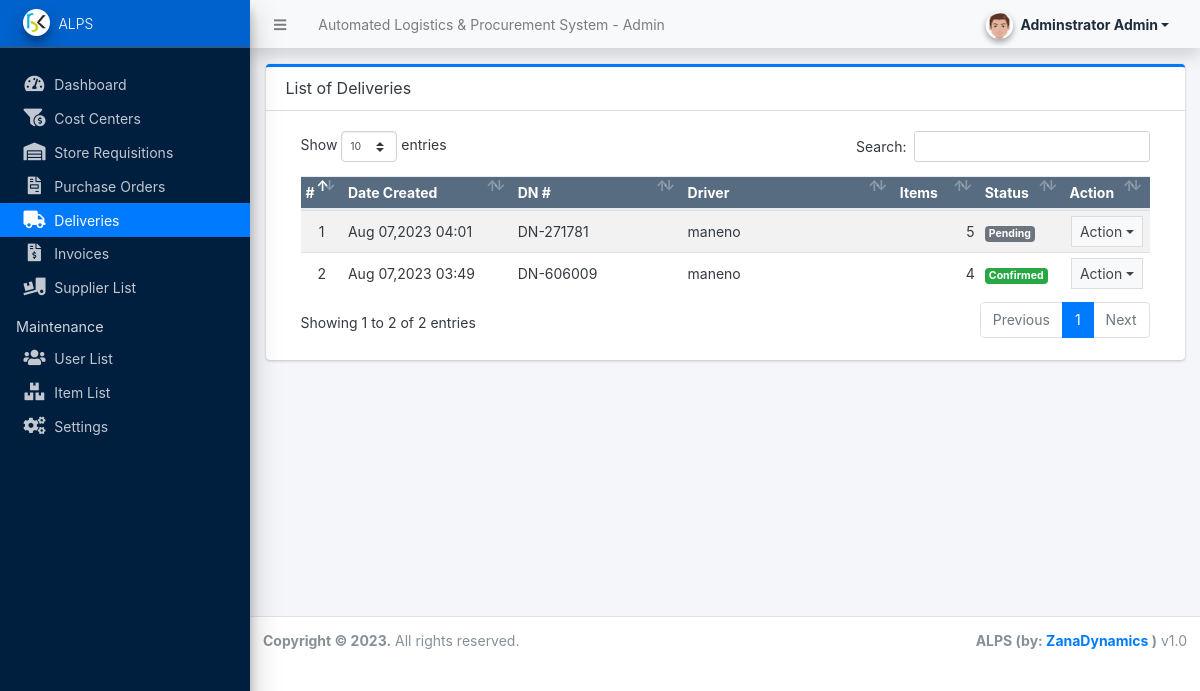
The app's page /admin/?page=deliveries (signed in), older data.
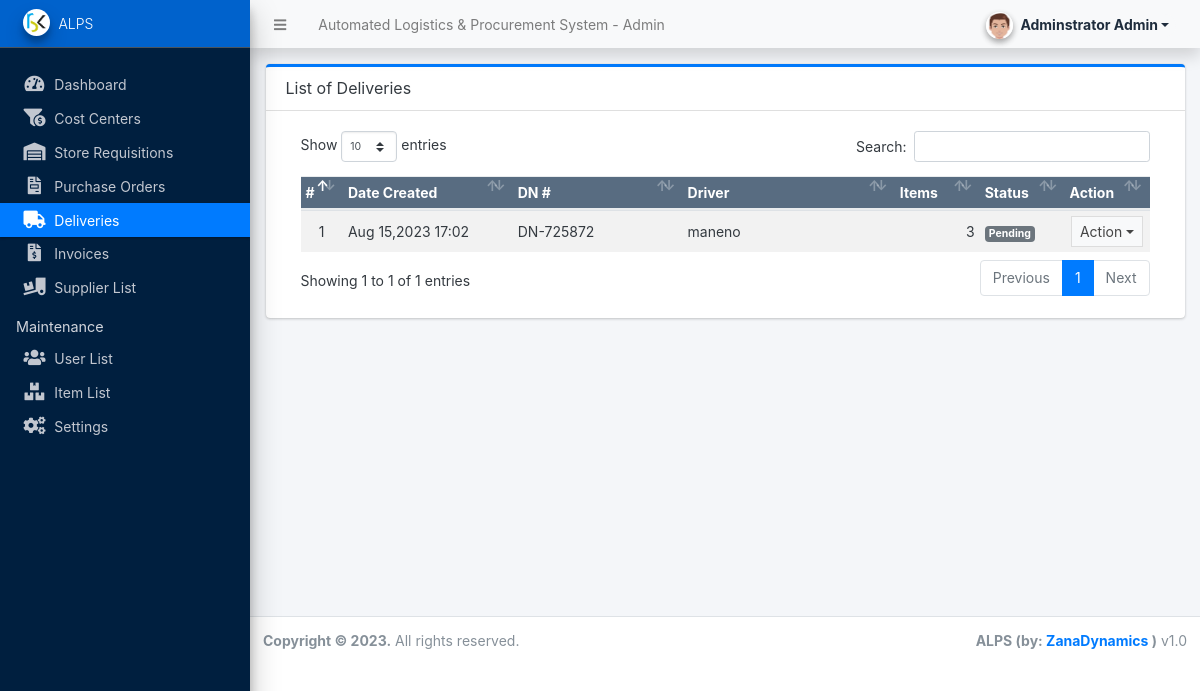
The same page, newer data.
### tables this page shows
CREATE TABLE `delivery_list` (
  `id` int(11) NOT NULL,
  `dn_no` varchar(50) NOT NULL,
  `rq_no` int(11) NOT NULL,
  `driver_id` int(11) NOT NULL,
  `status` int(11) NOT NULL DEFAULT 0 COMMENT '0=pending, 1=confirmed',
  `notes` text NOT NULL,
  `received_by` varchar(250) NOT NULL,
  `date_received` datetime DEFAULT NULL,
  `date_created` datetime NOT NULL DEFAULT current_timestamp(),
  `date_updated` datetime DEFAULT NULL ON UPDATE current_timestamp()
);

CREATE TABLE `users` (
  `id` int(11) NOT NULL,
  `firstname` varchar(250) NOT NULL,
  `lastname` varchar(250) NOT NULL,
  `username` text NOT NULL,
  `password` text NOT NULL,
  `avatar` text DEFAULT NULL,
  `last_login` datetime DEFAULT NULL,
  `type` tinyint(1) NOT NULL DEFAULT 0,
  `date_added` datetime NOT NULL DEFAULT current_timestamp(),
  `date_updated` datetime DEFAULT NULL ON UPDATE current_timestamp()
);

### config.php (called while the page is built, shortened)
<?php
require_once('classes/DBConnection.php');
require_once('classes/SystemSettings.php');
function validate_image($file){
	if(!empty($file)){
		if(is_file(base_app.$file)){
			return base_url.$file;
		}else{
			return base_url.'dist/img/no-image-available.png';
		}
	}else{
		return base_url.'dist/img/no-image-available.png';
	}
}
function isMobileDevice(){
    $aMobileUA = array(
        '/iphone/i' => 'iPhone',
        '/ipod/i' => 'iPod',
        '/ipad/i' => 'iPad',
        '/android/i' => 'Android',
        '/blackberry/i' => 'BlackBerry',
        '/webos/i' => 'Mobile'
    );
    return false;
}
?>

### classes/DBConnection.php (called while the page is built, shortened)
<?php
class DBConnection{
    private $host = DB_SERVER;
    private $username = DB_USERNAME;
    private $password = DB_PASSWORD;
    private $database = DB_NAME;
    public $conn;
    public function __construct(){
        if (!isset($this->conn)) {
            $this->conn = new mysqli($this->host, $this->username, $this->password, $this->database);
        }
    }
}
?>

### classes/SystemSettings.php (called while the page is built, shortened)
<?php
class SystemSettings extends DBConnection{
	function userdata($field = ''){
		if(!empty($field)){
			if(isset($_SESSION['userdata'][$field]))
				return $_SESSION['userdata'][$field];
			else
				return null;
		}else{
			return false;
		}
	}
	function info($field=''){
		if(!empty($field)){
			if(isset($_SESSION['system_info'][$field]))
				return $_SESSION['system_info'][$field];
			else
				return false;
		}else{
			return false;
		}
	}
}
$_settings = new SystemSettings();

### admin/deliveries/index.php (the view, shortened to what this page needs)
<div class="card card-outline card-primary">
	<div class="card-header">
		<h3 class="card-title">List of Deliveries</h3>
	</div>
	<div class="card-body">
		<div class="container-fluid">
        <div class="container-fluid">
			<table class="table table-hover table-striped">
				<colgroup>
					<col width="5%">
					<col width="20%">
					<col width="20%">
					<col width="25%">
					<col width="10%">
					<col width="10%">
					<col width="10%">
				</colgroup>
				<thead>
					<tr class="bg-navy disabled">
						<th>#</th>
						<th>Date Created</th>
						<th>DN #</th>
						<th>Driver</th>
						<th>Items</th>
						<th>Status</th>
						<th>Action</th>
					</tr>
				</thead>
				<tbody>
					<?php
					$i = 1;
					$qry = $conn->query("SELECT dl.*, u.username FROM `delivery_list` dl inner join `users` u on dl.driver_id = u.id order by unix_timestamp(dl.date_updated)");
						while($row = $qry->fetch_assoc()):
							$row['item_count'] = $conn->query("SELECT * FROM delivery_items where dn_id = '{$row['id']}'")->num_rows;
							$row['total_amount'] = $conn->query("SELECT sum(d.quantity * i.selling_price) as total FROM delivery_items d inner join item_list i on i.id = d.item_id where dn_id = '{$row['id']}'")->fetch_array()['total'];
					?>
						<tr>
							<td class="text-center"><?php echo $i++; ?></td>
							<td class=""><?php echo date("M d,Y H:i",strtotime($row['date_created'])) ; ?></td>
							<td class=""><?php echo $row['dn_no'] ?></td>
							<td class=""><?php echo $row['username'] ?></td>
							<td class="text-right"><?php echo number_format($row['item_count']) ?></td>
							<td>
								<?php
									switch ($row['status']) {
										case '1':
											echo '<span class="badge badge-success">Confirmed</span>';
											break;
										default:
											echo '<span class="badge badge-secondary">Pending</span>';
											break;
									}
								?>
							</td>
							<td align="center">
								<button type="button" class="btn btn-flat btn-default btn-sm dropdown-toggle dropdown-icon" data-toggle="dropdown">
				                 		Action
				                </button>
							</td>
						</tr>
					<?php endwhile; ?>
				</tbody>
			</table>
		</div>
		</div>
	</div>
</div>

### admin/index.php (shortened to what this page needs)
<?php require_once('../config.php'); ?>
<!DOCTYPE html>
<html lang="en" class="" style="height: auto;">
<?php require_once('inc/header.php') ?>
<body class="sidebar-mini layout-fixed control-sidebar-slide-open layout-navbar-fixed sidebar-mini-md sidebar-mini-xs text-sm" data-new-gr-c-s-check-loaded="14.991.0" data-gr-ext-installed="" style="height: auto;">
  <div class="wrapper">
    <?php require_once('inc/topBarNav.php') ?>
    <?php require_once('inc/navigation.php') ?>
    <?php $page = isset($_GET['page']) ? $_GET['page'] : 'home';  ?>
    <div class="content-wrapper pt-3" style="min-height: 567.854px;">
      <section class="content  text-dark">
        <div class="container-fluid">
          <?php
          if (!file_exists($page . ".php") && !is_dir($page)) {
            include '404.html';
          } else {
            if (is_dir($page))
              include $page . '/index.php';
            else
              include $page . '.php';
          }
          ?>
        </div>
      </section>
    </div>
    <?php require_once('inc/footer.php') ?>
</body>
</html>

### admin/inc/header.php (shortened to what this page needs)
<head>
  <link rel="stylesheet" href="<?php echo base_url ?>plugins/fontawesome-free/css/all.min.css">
  <link rel="stylesheet" href="<?php echo base_url ?>plugins/tempusdominus-bootstrap-4/css/tempusdominus-bootstrap-4.min.css">
  <link rel="stylesheet" href="<?php echo base_url ?>plugins/datatables-bs4/css/dataTables.bootstrap4.min.css">
  <link rel="stylesheet" href="<?php echo base_url ?>plugins/datatables-responsive/css/responsive.bootstrap4.min.css">
  <link rel="stylesheet" href="<?php echo base_url ?>plugins/datatables-buttons/css/buttons.bootstrap4.min.css">
  <link rel="stylesheet" href="<?php echo base_url ?>plugins/select2/css/select2.min.css">
  <link rel="stylesheet" href="<?php echo base_url ?>plugins/select2-bootstrap4-theme/select2-bootstrap4.min.css">
  <link rel="stylesheet" href="<?php echo base_url ?>plugins/icheck-bootstrap/icheck-bootstrap.min.css">
  <link rel="stylesheet" href="<?php echo base_url ?>plugins/jqvmap/jqvmap.min.css">
  <link rel="stylesheet" href="<?php echo base_url ?>plugins/jquery-ui/jquery-ui.min.css">
  <link rel="stylesheet" href="<?php echo base_url ?>dist/css/adminlte.css">
  <link rel="stylesheet" href="<?php echo base_url ?>dist/css/custom.css">
  <link rel="stylesheet" href="<?php echo base_url ?>plugins/overlayScrollbars/css/OverlayScrollbars.min.css">
  <link rel="stylesheet" href="<?php echo base_url ?>plugins/daterangepicker/daterangepicker.css">
  <link rel="stylesheet" href="<?php echo base_url ?>plugins/summernote/summernote-bs4.min.css">
  <link rel="stylesheet" href="<?php echo base_url ?>plugins/sweetalert2-theme-bootstrap-4/bootstrap-4.min.css">
</head>

### admin/inc/topBarNav.php (shortened to what this page needs)
<nav class="main-header navbar navbar-expand navbar-light border border-light shadow  border-top-0  border-left-0 border-right-0 navbar-light text-sm">
  <ul class="navbar-nav">
    <li class="nav-item">
      <a class="nav-link" data-widget="pushmenu" href="#" role="button"><i class="fas fa-bars"></i></a>
    </li>
    <li class="nav-item d-none d-sm-inline-block">
      <a href="<?php echo base_url ?>" class="nav-link"><?php echo (!isMobileDevice()) ? $_settings->info('name') : $_settings->info('short_name'); ?> - Admin</a>
    </li>
  </ul>
  <ul class="navbar-nav ml-auto">
    <li class="nav-item">
      <div class="btn-group nav-link">
        <button type="button" class="btn btn-rounded badge badge-light dropdown-toggle dropdown-icon" data-toggle="dropdown">
          <span><img src="<?php echo validate_image($_settings->userdata('avatar')) ?>" class="img-circle elevation-2 user-img" alt="User Image"></span>
          <span class="ml-3"><?php echo ucwords($_settings->userdata('firstname') . ' ' . $_settings->userdata('lastname')) ?></span>
        </button>
      </div>
    </li>
  </ul>
</nav>

### admin/inc/navigation.php (shortened to what this page needs)
<aside class="main-sidebar sidebar-dark-primary bg-navy elevation-4 sidebar-no-expand">
  <a href="<?php echo base_url ?>admin" class="brand-link bg-primary text-sm">
    <img src="<?php echo validate_image($_settings->info('logo')) ?>" alt="Store Logo" class="brand-image img-circle elevation-3" style="width: 1.7rem;height: 1.7rem;max-height: unset">
    <span class="brand-text font-weight-light"><?php echo $_settings->info('short_name') ?></span>
  </a>
  <div class="sidebar os-host os-theme-light os-host-overflow os-host-overflow-y os-host-resize-disabled os-host-transition os-host-scrollbar-horizontal-hidden">
    <div class="os-content-glue" style="margin: 0px -8px; width: 249px; height: 646px;"></div>
    <div class="os-padding">
      <div class="os-viewport os-viewport-native-scrollbars-invisible" style="overflow-y: scroll;">
        <div class="os-content" style="padding: 0px 8px; height: 100%; width: 100%;">
          <nav class="mt-4">
            <ul class="nav nav-pills nav-sidebar flex-column text-sm nav-compact nav-flat nav-child-indent nav-collapse-hide-child" data-widget="treeview" role="menu" data-accordion="false">
              <li class="nav-item dropdown">
                <a href="./" class="nav-link nav-home">
                  <i class="nav-icon fas fa-tachometer-alt"></i>
                  <p>
                    Dashboard
                  </p>
                </a>
              </li>
              <li class="nav-item dropdown">
                <a href="<?php echo base_url ?>admin/?page=projects" class="nav-link nav-projects">
                  <i class="nav-icon fas fa-funnel-dollar"></i>
                  <p>
                    Cost Centers
                  </p>
                </a>
              </li>
              <li class="nav-item dropdown">
                <a href="<?php echo base_url ?>admin/?page=store_requisitions" class="nav-link nav-store_requisitions">
                  <i class="nav-icon fas fa-warehouse"></i>
                  <p>
                    Store Requisitions
                  </p>
                </a>
              </li>
              <li class="nav-item dropdown">
                <a href="<?php echo base_url ?>admin/?page=purchase_orders" class="nav-link nav-purchase_orders">
                  <i class="nav-icon fas fa-file-invoice"></i>
                  <p>
                    Purchase Orders
                  </p>
                </a>
              </li>
              <li class="nav-item dropdown">
                <a href="<?php echo base_url ?>admin/?page=deliveries" class="nav-link nav-deliveries">
                  <i class="nav-icon fas fa-truck"></i>
                  <p>
                    Deliveries
                  </p>
                </a>
              </li>
              <li class="nav-item dropdown">
                <a href="<?php echo base_url ?>admin/?page=invoices" class="nav-link nav-invoices">
                  <i class="nav-icon fas fa-file-invoice-dollar"></i>
                  <p>
                    Invoices
                  </p>
                </a>
              </li>
              <li class="nav-item dropdown">
                <a href="<?php echo base_url ?>admin/?page=suppliers" class="nav-link nav-suppliers">
                  <i class="nav-icon fas fa-truck-loading"></i>
                  <p>
                    Supplier List
                  </p>
                </a>
              </li>
              <?php if ($_settings->userdata('type') == 1) : ?>
                <li class="nav-header">Maintenance</li>
                <li class="nav-item dropdown">
                  <a href="<?php echo base_url ?>admin/?page=user/list" class="nav-link nav-user_list">
                    <i class="nav-icon fas fa-users"></i>
                    <p>
                      User List
                    </p>
                  </a>
                </li>
                <li class="nav-item dropdown">
                  <a href="<?php echo base_url ?>admin/?page=items" class="nav-link nav-items">
                    <i class="nav-icon fas fa-boxes"></i>
                    <p>
                      Item List
                    </p>
                  </a>
                </li>
                <li class="nav-item dropdown">
                  <a href="<?php echo base_url ?>admin/?page=system_info" class="nav-link nav-system_info">
                    <i class="nav-icon fas fa-cogs"></i>
                    <p>
                      Settings
                    </p>
                  </a>
                </li>
              <?php endif; ?>
            </ul>
          </nav>
        </div>
      </div>
    </div>
  </div>
</aside>

### admin/inc/footer.php (shortened to what this page needs)
<footer class="main-footer text-sm">
  <strong>Copyright © <?php echo date('Y') ?>.</strong>
  All rights reserved.
  <div class="float-right d-none d-sm-inline-block">
    <b><?php echo $_settings->info('short_name') ?> (by: <a href="mailto:geofreyongeta501@gmail.com" target="blank">ZanaDynamics</a> )</b> v1.0
  </div>
</footer>
</div>

### admin/inc/topBarNav.php (style rules this page uses)
.user-img { position: absolute; height: 27px; width: 27px; object-fit: cover; left: -7%; top: -12%; }
.btn-rounded { border-radius: 50px; }

Row changes from the older to the newer data that the page shows:
removed delivery_list: date_created "Aug 07,2023 04:01", dn_no "DN-271781", users.username "maneno", driver "5", status "Pending"
removed delivery_list: date_created "Aug 07,2023 03:49", dn_no "DN-606009", users.username "maneno", item_count "4", status "Confirmed"
added delivery_list: date_created "Aug 15,2023 17:02", dn_no "DN-725872", users.username "maneno", item_count "3", status "Pending"
Text that changed along with them:
text written by a page script: "Show entries Search: Showing 1 to 2 of 2 entries Previous 1 Next" → "Show entries Search: Showing 1 to 1 of 1 entries Previous 1 Next"
